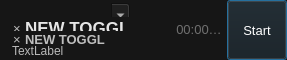
<?xml version="1.0" encoding="UTF-8"?>
<ui version="4.0">
 <class>TimerWidget</class>
 <widget class="QFrame" name="TimerWidget">
  <property name="geometry">
   <rect>
    <x>0</x>
    <y>0</y>
    <width>282</width>
    <height>60</height>
   </rect>
  </property>
  <property name="sizePolicy">
   <sizepolicy hsizetype="Preferred" vsizetype="Minimum">
    <horstretch>0</horstretch>
    <verstretch>0</verstretch>
   </sizepolicy>
  </property>
  <property name="minimumSize">
   <size>
    <width>0</width>
    <height>60</height>
   </size>
  </property>
  <property name="maximumSize">
   <size>
    <width>282</width>
    <height>140</height>
   </size>
  </property>
  <property name="windowTitle">
   <string>Form</string>
  </property>
  <property name="styleSheet">
   <string notr="true">font-size:13px;background-color: rgb(22, 22, 22);color:palette(light);</string>
  </property>
  <layout class="QHBoxLayout" name="horizontalLayout" stretch="1,0,0,0,0">
   <property name="spacing">
    <number>3</number>
   </property>
   <property name="leftMargin">
    <number>0</number>
   </property>
   <property name="topMargin">
    <number>0</number>
   </property>
   <property name="rightMargin">
    <number>0</number>
   </property>
   <property name="bottomMargin">
    <number>0</number>
   </property>
   <item>
    <widget class="QFrame" name="DecrProjFrame">
     <property name="sizePolicy">
      <sizepolicy hsizetype="Expanding" vsizetype="Fixed">
       <horstretch>0</horstretch>
       <verstretch>0</verstretch>
      </sizepolicy>
     </property>
     <layout class="QVBoxLayout" name="verticalLayout">
      <property name="spacing">
       <number>1</number>
      </property>
      <property name="topMargin">
       <number>3</number>
      </property>
      <property name="bottomMargin">
       <number>3</number>
      </property>
      <item>
       <widget class="AutocompleteComboBox" name="description">
        <property name="sizePolicy">
         <sizepolicy hsizetype="Expanding" vsizetype="Fixed">
          <horstretch>0</horstretch>
          <verstretch>0</verstretch>
         </sizepolicy>
        </property>
        <property name="minimumSize">
         <size>
          <width>25</width>
          <height>25</height>
         </size>
        </property>
        <property name="font">
         <font>
          <pointsize>-1</pointsize>
         </font>
        </property>
        <property name="styleSheet">
         <string notr="true">AutocompleteComboBox { margin: 1px; font-size: 14px; color: rgb(200, 200, 200); border: 0; } AutocompleteComboBox::down-arrow { margin: -3px; background-color: rgb(22, 22, 22); image: url(:/images/down_arrow.png); }</string>
        </property>
        <property name="editable">
         <bool>true</bool>
        </property>
        <property name="currentText">
         <string/>
        </property>
        <property name="frame">
         <bool>false</bool>
        </property>
       </widget>
      </item>
      <item>
       <widget class="QFrame" name="taskFrame">
        <property name="sizePolicy">
         <sizepolicy hsizetype="MinimumExpanding" vsizetype="Fixed">
          <horstretch>0</horstretch>
          <verstretch>0</verstretch>
         </sizepolicy>
        </property>
        <property name="minimumSize">
         <size>
          <width>0</width>
          <height>22</height>
         </size>
        </property>
        <property name="styleSheet">
         <string notr="true">border: 0;</string>
        </property>
        <property name="frameShape">
         <enum>QFrame::StyledPanel</enum>
        </property>
        <property name="frameShadow">
         <enum>QFrame::Raised</enum>
        </property>
        <layout class="QHBoxLayout" name="horizontalLayout_4">
         <property name="spacing">
          <number>0</number>
         </property>
         <property name="leftMargin">
          <number>0</number>
         </property>
         <property name="topMargin">
          <number>0</number>
         </property>
         <property name="rightMargin">
          <number>0</number>
         </property>
         <property name="bottomMargin">
          <number>0</number>
         </property>
         <item>
          <widget class="QPushButton" name="deleteTask">
           <property name="sizePolicy">
            <sizepolicy hsizetype="Minimum" vsizetype="Minimum">
             <horstretch>0</horstretch>
             <verstretch>0</verstretch>
            </sizepolicy>
           </property>
           <property name="minimumSize">
            <size>
             <width>16</width>
             <height>16</height>
            </size>
           </property>
           <property name="maximumSize">
            <size>
             <width>16</width>
             <height>16</height>
            </size>
           </property>
           <property name="styleSheet">
            <string notr="true">color: rgb(190, 190, 190);line-height:40px;position:absolute;bottom:5px;padding:0;</string>
           </property>
           <property name="text">
            <string>×</string>
           </property>
          </widget>
         </item>
         <item>
          <widget class="QLabel" name="task">
           <property name="sizePolicy">
            <sizepolicy hsizetype="MinimumExpanding" vsizetype="Preferred">
             <horstretch>0</horstretch>
             <verstretch>0</verstretch>
            </sizepolicy>
           </property>
           <property name="minimumSize">
            <size>
             <width>0</width>
             <height>22</height>
            </size>
           </property>
           <property name="maximumSize">
            <size>
             <width>16777215</width>
             <height>48</height>
            </size>
           </property>
           <property name="styleSheet">
            <string notr="true">color: rgb(230, 230, 230);font-size:13pt;font-weight:bold;</string>
           </property>
           <property name="text">
            <string>NEW TOGGL</string>
           </property>
           <property name="alignment">
            <set>Qt::AlignLeading|Qt::AlignLeft|Qt::AlignVCenter</set>
           </property>
           <property name="wordWrap">
            <bool>true</bool>
           </property>
           <property name="margin">
            <number>2</number>
           </property>
          </widget>
         </item>
        </layout>
       </widget>
      </item>
      <item>
       <widget class="QFrame" name="projectFrame">
        <property name="sizePolicy">
         <sizepolicy hsizetype="MinimumExpanding" vsizetype="Fixed">
          <horstretch>0</horstretch>
          <verstretch>0</verstretch>
         </sizepolicy>
        </property>
        <property name="minimumSize">
         <size>
          <width>0</width>
          <height>16</height>
         </size>
        </property>
        <property name="styleSheet">
         <string notr="true">border: 0;</string>
        </property>
        <property name="frameShape">
         <enum>QFrame::StyledPanel</enum>
        </property>
        <property name="frameShadow">
         <enum>QFrame::Raised</enum>
        </property>
        <layout class="QHBoxLayout" name="horizontalLayout_3">
         <property name="spacing">
          <number>0</number>
         </property>
         <property name="leftMargin">
          <number>0</number>
         </property>
         <property name="topMargin">
          <number>0</number>
         </property>
         <property name="rightMargin">
          <number>0</number>
         </property>
         <property name="bottomMargin">
          <number>0</number>
         </property>
         <item>
          <widget class="QPushButton" name="deleteProject">
           <property name="sizePolicy">
            <sizepolicy hsizetype="Minimum" vsizetype="Minimum">
             <horstretch>0</horstretch>
             <verstretch>0</verstretch>
            </sizepolicy>
           </property>
           <property name="minimumSize">
            <size>
             <width>16</width>
             <height>16</height>
            </size>
           </property>
           <property name="maximumSize">
            <size>
             <width>16</width>
             <height>16</height>
            </size>
           </property>
           <property name="styleSheet">
            <string notr="true">color: rgb(190, 190, 190);line-height:40px;position:absolute;bottom:5px;padding:0;</string>
           </property>
           <property name="text">
            <string>×</string>
           </property>
          </widget>
         </item>
         <item>
          <widget class="QLabel" name="project">
           <property name="sizePolicy">
            <sizepolicy hsizetype="MinimumExpanding" vsizetype="Preferred">
             <horstretch>0</horstretch>
             <verstretch>0</verstretch>
            </sizepolicy>
           </property>
           <property name="minimumSize">
            <size>
             <width>0</width>
             <height>16</height>
            </size>
           </property>
           <property name="maximumSize">
            <size>
             <width>16777215</width>
             <height>25</height>
            </size>
           </property>
           <property name="styleSheet">
            <string notr="true">color: rgb(190, 190, 190);font-size:10pt;font-weight:bold;</string>
           </property>
           <property name="text">
            <string>NEW TOGGL</string>
           </property>
           <property name="alignment">
            <set>Qt::AlignLeading|Qt::AlignLeft|Qt::AlignVCenter</set>
           </property>
           <property name="wordWrap">
            <bool>true</bool>
           </property>
           <property name="margin">
            <number>2</number>
           </property>
          </widget>
         </item>
        </layout>
       </widget>
      </item>
      <item>
       <widget class="QLabel" name="descriptionCover">
        <property name="sizePolicy">
         <sizepolicy hsizetype="Preferred" vsizetype="Preferred">
          <horstretch>0</horstretch>
          <verstretch>0</verstretch>
         </sizepolicy>
        </property>
        <property name="styleSheet">
         <string notr="true">margin: 0 1px 0 0; border: 0; color: rgb(185, 185, 185); font-size: 12px;</string>
        </property>
        <property name="text">
         <string>TextLabel</string>
        </property>
       </widget>
      </item>
     </layout>
    </widget>
   </item>
   <item>
    <widget class="QLabel" name="tags">
     <property name="minimumSize">
      <size>
       <width>13</width>
       <height>31</height>
      </size>
     </property>
     <property name="maximumSize">
      <size>
       <width>13</width>
       <height>31</height>
      </size>
     </property>
     <property name="styleSheet">
      <string notr="true">border:none;</string>
     </property>
     <property name="text">
      <string/>
     </property>
     <property name="pixmap">
      <pixmap resource="Resources.qrc">:/images/icon-tags-color.png</pixmap>
     </property>
    </widget>
   </item>
   <item>
    <widget class="QLabel" name="billable">
     <property name="sizePolicy">
      <sizepolicy hsizetype="Fixed" vsizetype="Preferred">
       <horstretch>0</horstretch>
       <verstretch>0</verstretch>
      </sizepolicy>
     </property>
     <property name="minimumSize">
      <size>
       <width>13</width>
       <height>31</height>
      </size>
     </property>
     <property name="maximumSize">
      <size>
       <width>13</width>
       <height>31</height>
      </size>
     </property>
     <property name="styleSheet">
      <string notr="true">border:none;</string>
     </property>
     <property name="text">
      <string/>
     </property>
     <property name="pixmap">
      <pixmap resource="Resources.qrc">:/images/icon-billable-color.png</pixmap>
     </property>
    </widget>
   </item>
   <item>
    <widget class="QLineEdit" name="duration">
     <property name="sizePolicy">
      <sizepolicy hsizetype="Minimum" vsizetype="Fixed">
       <horstretch>0</horstretch>
       <verstretch>0</verstretch>
      </sizepolicy>
     </property>
     <property name="minimumSize">
      <size>
       <width>50</width>
       <height>0</height>
      </size>
     </property>
     <property name="maximumSize">
      <size>
       <width>16777215</width>
       <height>16777215</height>
      </size>
     </property>
     <property name="font">
      <font>
       <pointsize>-1</pointsize>
      </font>
     </property>
     <property name="styleSheet">
      <string notr="true">color: rgb(200, 200, 200);</string>
     </property>
     <property name="frame">
      <bool>false</bool>
     </property>
     <property name="alignment">
      <set>Qt::AlignCenter</set>
     </property>
     <property name="placeholderText">
      <string>00:00:00</string>
     </property>
    </widget>
   </item>
   <item>
    <widget class="QPushButton" name="start">
     <property name="sizePolicy">
      <sizepolicy hsizetype="Fixed" vsizetype="Minimum">
       <horstretch>0</horstretch>
       <verstretch>0</verstretch>
      </sizepolicy>
     </property>
     <property name="minimumSize">
      <size>
       <width>60</width>
       <height>0</height>
      </size>
     </property>
     <property name="maximumSize">
      <size>
       <width>60</width>
       <height>16777215</height>
      </size>
     </property>
     <property name="styleSheet">
      <string notr="true"/>
     </property>
     <property name="text">
      <string>Start</string>
     </property>
     <property name="default">
      <bool>true</bool>
     </property>
    </widget>
   </item>
  </layout>
 </widget>
 <customwidgets>
  <customwidget>
   <class>AutocompleteComboBox</class>
   <extends>QComboBox</extends>
   <header>autocompletecombobox.h</header>
  </customwidget>
 </customwidgets>
 <resources>
  <include location="Resources.qrc"/>
 </resources>
 <connections/>
</ui>
